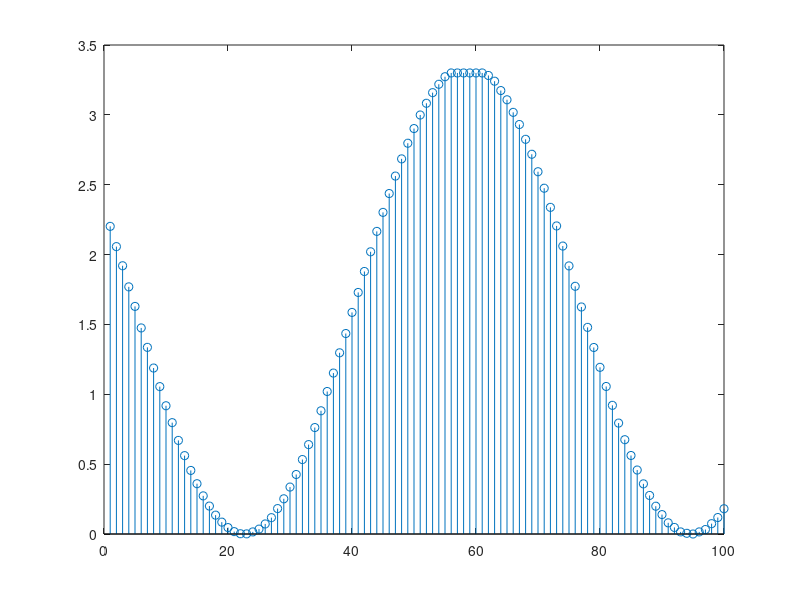
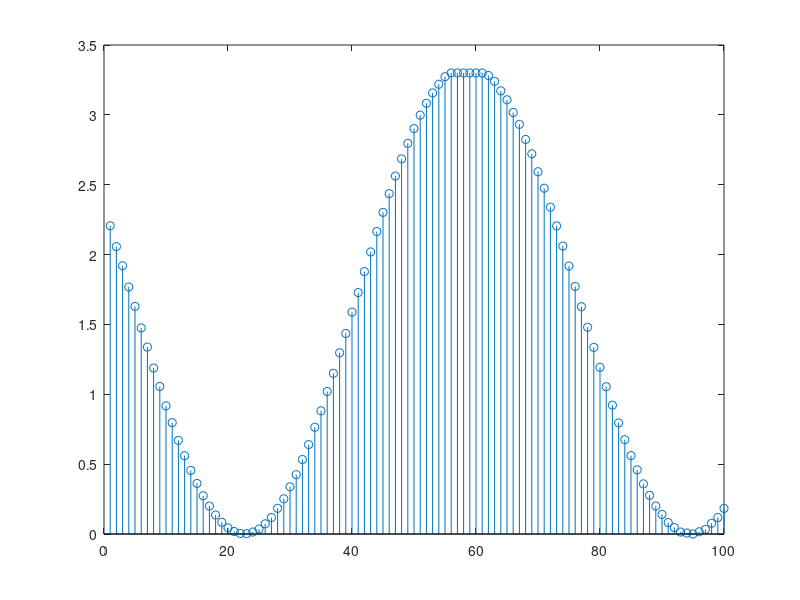

Recreate these plots in MATLAB, in order.
load test_250hz.txt;
data = test_250hz;
length = 100;
t = data(1:length,1);
CH3 = data(1:length,2);
CH4 = data(1:length,3);
stem(t,CH3);
figure;
stem(t,CH4);